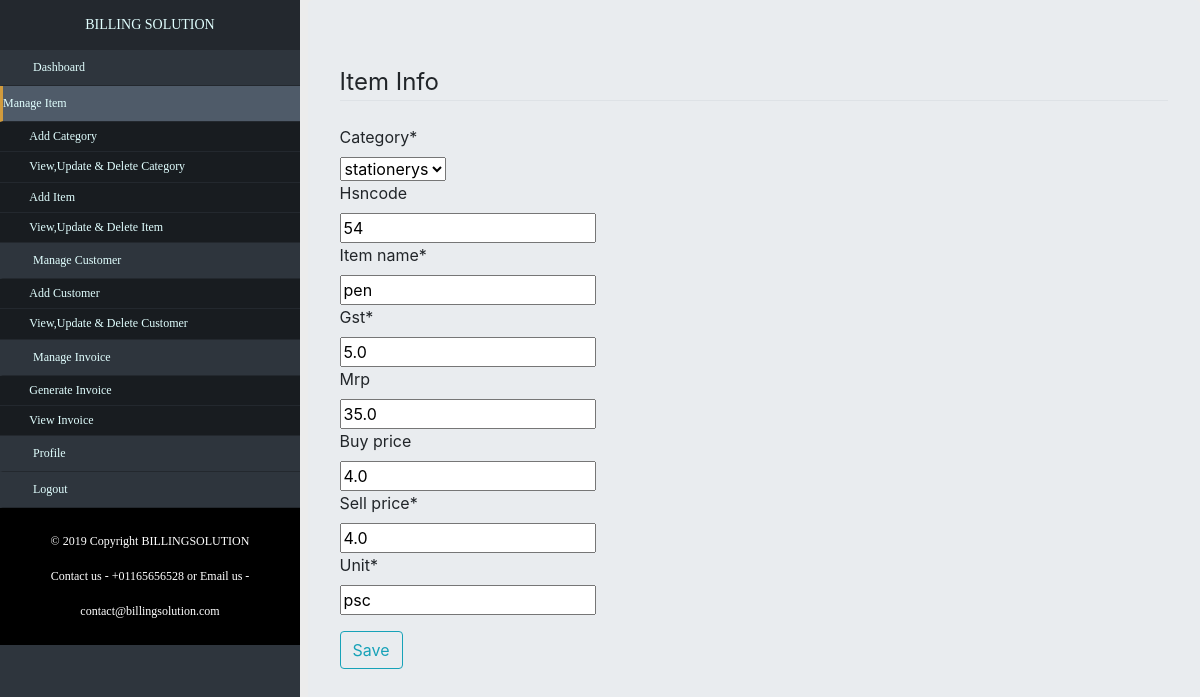
Page /item/3/update_item/ (signed in) on the committed database.
### UserApp/models.py (models this page shows, shortened)
class Category(models.Model):
    username = models.ForeignKey(User,on_delete=models.CASCADE)
    category = models.CharField(max_length=20)
    def __str__(self):
        return self.category

class Item(models.Model):
    username = models.ForeignKey(User,on_delete=models.CASCADE)
    category = models.ForeignKey(Category,blank=False,on_delete=models.CASCADE)
    hsncode = models.IntegerField(blank=True)
    item_name = models.CharField(max_length=20,blank=False)
    gst = models.FloatField(max_length=2,blank=False)
    mrp = models.FloatField(max_length=15,blank=True)
    buy_price = models.FloatField(max_length=15,blank=True)
    sell_price = models.FloatField(max_length=15,blank=False)
    unit = models.CharField(max_length=10,blank=False)

### UserApp/views.py (the view, shortened to what this page needs)
# urls.py: path('item/<int:pk>/update_item/',views.ItemUpdateView.as_view(), name='iteminfo-update'),
class ItemUpdateView(LoginRequiredMixin,UserPassesTestMixin,UpdateView):
    login_url = 'UserApp:loginpage'
    model = models.Item
    form_class = forms.ItemForm
    def get_form_kwargs(self):
        kwargs = super().get_form_kwargs()
        kwargs['user'] = self.request.user
        return kwargs
    def test_func(self):
        item = self.get_object()
        if self.request.user == item.username:
            return True
        return False
    template_name='UserApp/item_form.html'
    success_url = reverse_lazy('UserApp:item-list')

### UserApp/forms.py
class ItemForm(forms.ModelForm):
    class Meta:
        model = models.Item
        fields = ['category','hsncode','item_name','gst','mrp','buy_price','sell_price','unit']
    def __init__(self, *args, **kwargs):
        user = kwargs.pop('user', None)
        super().__init__(*args, **kwargs)
        cat_of_current_user = models.Category.objects.filter(username=user).values('category')
        self.fields['category'].queryset = self.fields['category'].queryset.filter(category__in=cat_of_current_user)

### UserApp/templates/UserApp/item_form.html (shortened to what this page needs)
{% extends "baseinner.html" %}
{% load crispy_forms_tags %}
{% block body_block %}
    <div class="content-section">
        <form method="POST">
            <fieldset class="form-group">
                <legend class="border-bottom mb-4">Item Info</legend>
                {{ form|crispy }}
            </fieldset>
            <div class="form-group">
                <button class="btn btn-outline-info" type="submit">Save</button>
            </div>
        </form>
    </div>
{% endblock %}

### static/css/baseinnercss.css (style rules this page uses)
body { background-color:rgb(236,236,236); }

### rows in the picture
Category: category "stationerys"
Item: hsncode "54", item_name "pen", gst "5.0", mrp "35.0", buy_price "4.0", sell_price "4.0", unit "psc"
